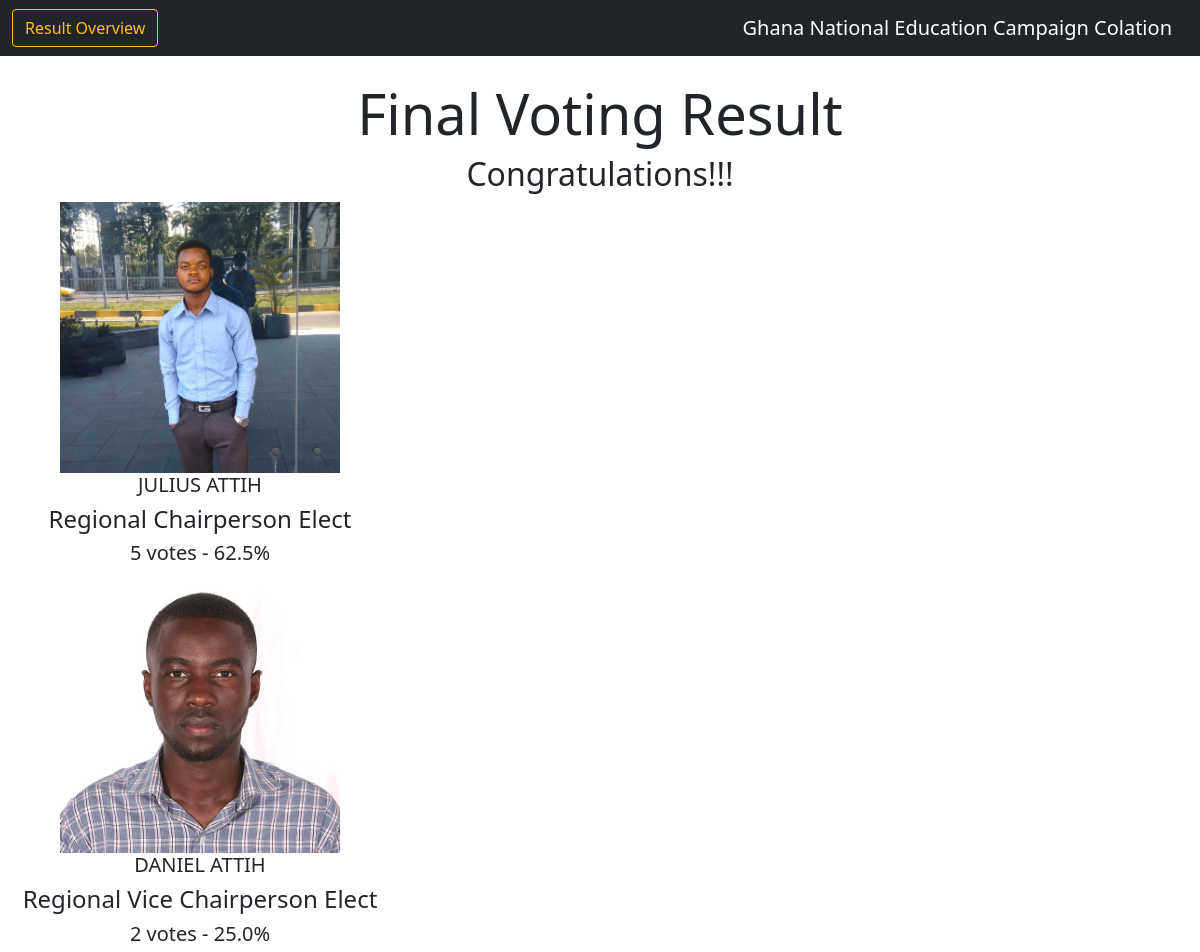
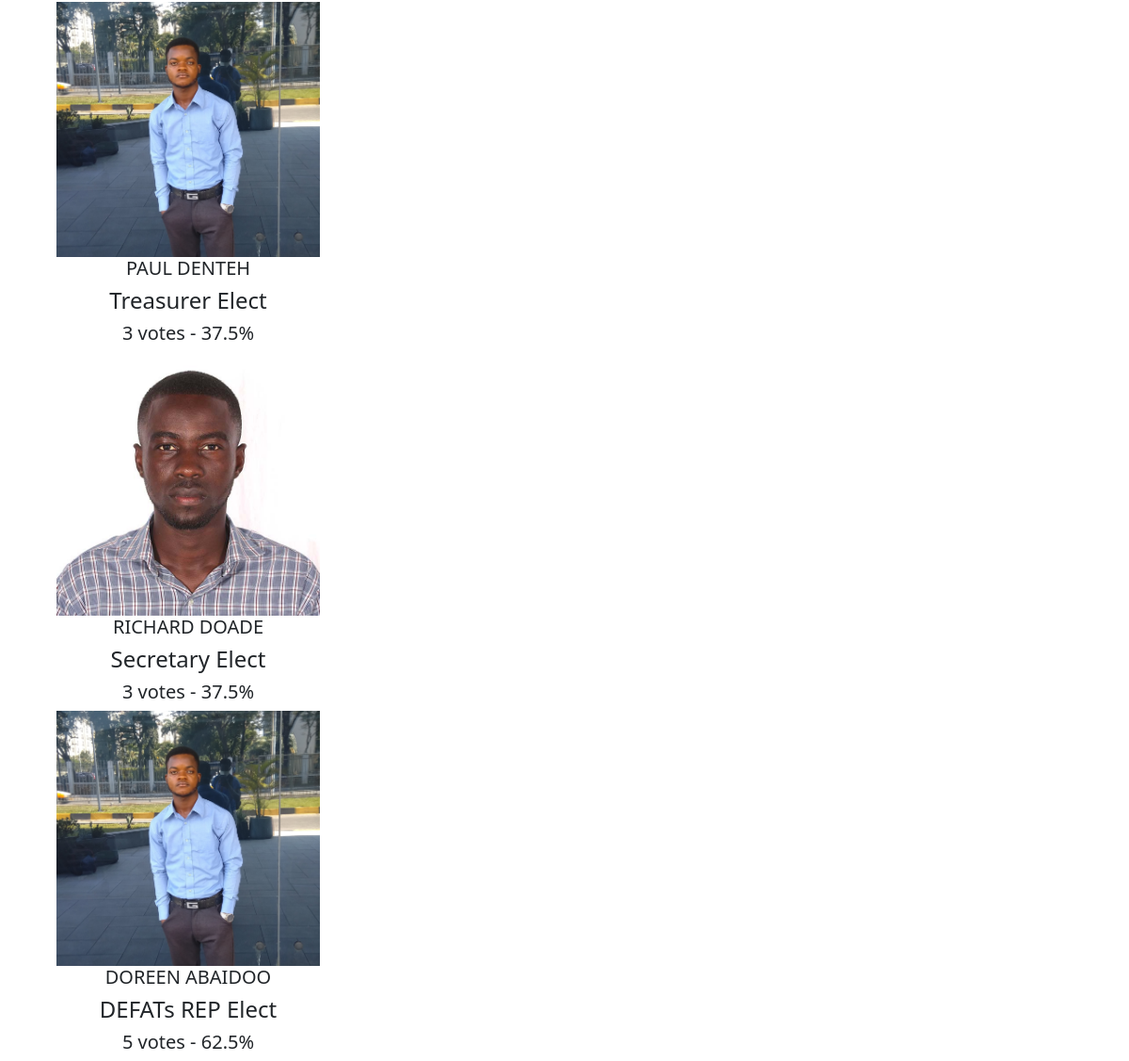
The page /voting/result/final/ (signed in) on the database its author committed (2 pictures, top to bottom).
### vote/models.py (models this page shows, shortened)
class Position(models.Model):
    name = models.CharField(max_length=150)
    created_at = models.DateTimeField(auto_now_add=True)
    def __str__(self):
        return self.name

class User(AbstractUser):
    position = models.ForeignKey(Position, null=True, on_delete=models.CASCADE)
    image = models.ImageField(upload_to='profiles', null=True, blank=True)
    created_at = models.DateTimeField(auto_now_add=True)
    updated_at = models.DateTimeField(auto_now=True)

### vote/views.py (the view)
# urls.py: path('voting/result/final/', views.final_result, name='final'),
@login_required(login_url='login')
def final_result(request):
    total_voters = len(User.objects.all().exclude(is_superuser=True))
    qrt = User.objects.exclude(position_id=None).order_by('position')  # get contestant
    p1, p2, p3, p4, p5, final = [], [], [], [], [], []  # holds contestant votes for each position
    if len(Vote.objects.all()) == 0:
        empty = True
        return render(request, "final_result.html", {'empty': empty})
    for i in qrt:
        total = Vote.objects.filter(contestant=i.pk, position_id=i.position.pk)
        i.username = len(total)  # user total votes
        if i.position.pk == 1:
            i.updated_at = str((len(total) / total_voters) * 100)[:5] + '%'
            dict = {k: getattr(i, k) for k in
                    ['username', 'first_name', 'last_name', 'position', 'image', 'updated_at']}  # json object
            p1.append(dict)
        elif i.position.pk == 2:
            i.updated_at = str((len(total) / total_voters) * 100)[:5] + '%'
            dict = {k: getattr(i, k) for k in
                    ['username', 'first_name', 'last_name', 'position', 'image', 'updated_at']}
            p2.append(dict)
        elif i.position.pk == 3:
            i.updated_at = str((len(total) / total_voters) * 100)[:5] + '%'
            dict = {k: getattr(i, k) for k in
                    ['username', 'first_name', 'last_name', 'position', 'image', 'updated_at']}
            p3.append(dict)
        elif i.position.pk == 4:
            i.updated_at = str((len(total) / total_voters) * 100)[:5] + '%'
            dict = {k: getattr(i, k) for k in
                    ['username', 'first_name', 'last_name', 'position', 'image', 'updated_at']}
            p4.append(dict)
        else:
            i.updated_at = str((len(total) / total_voters) * 100)[:5] + '%'
            dict = {k: getattr(i, k) for k in
                    ['username', 'first_name', 'last_name', 'position', 'image', 'updated_at']}
            p5.append(dict)
    all = [p1, p2, p3, p4, p5]  # get contestants with highest votes
    for x in all:
        event = max(x, key=lambda ev: ev['username'])
        final.append(event)
    data = {'votes': final, 'empty': False}
    return render(request, "final_result.html", data)

### vote/templates/final_result.html (shortened to what this page needs)
<!DOCTYPE html>
<html lang="en">
<head>
</head>
<body>
</body>
</html><!Doctype html>
<html lang="en">
  <head>
<link href="https://cdn.jsdelivr.net/npm/bootstrap@5.0.0/dist/css/bootstrap.min.css" rel="stylesheet">
</head>
<body>
    <nav class="navbar navbar-expand-md navbar-dark bg-dark mb-4">
      <div class="container-fluid" >
          <a class="btn btn-outline-warning my-2 my-sm-0" href="{% url 'overview' %}">Result Overview</a>
          <a  class="navbar-brand" href="{% url 'home' %}">Ghana National  Education Campaign Colation</a>
      </div>
    </nav>
    <div class="jumbotron jumbotron-fluid">
      <div class="container">
        <h1 class="display-4" style="text-align: center">Final Voting Result</h1>
        <h2 style="text-align: center">Congratulations!!!</h2>
      </div>
   </div>
<div class="col">
    {% for p in votes %}
        <div class="col-md-4">
            <div class="profile-img">
                <img src="{{ p.image.url}}" alt="connect">
                <h5>{{ p.first_name }} {{ p.last_name }}</h5>
                <h4>{{ p.position }} Elect</h4>
                <h5>{{ p.username}} votes - {{ p.updated_at }}</h5>
       </div>
    </div>
    {% endfor %}
</div>
 </body>
</html>

### vote/templates/final_result.html (style rules this page uses)
.navbar-brand { padding-left: 400px; }
.profile-img { text-align: center; }
.profile-img img { width: 70%; height: 100%; }

### rows shown on the page
Position: first_name "JULIUS", last_name "ATTIH", position "Regional Chairperson", username "5", updated_at "62.5%"
Position: first_name "DANIEL", last_name "ATTIH", position "Regional Vice Chairperson", username "2", updated_at "25.0%"
Position: first_name "PAUL", last_name "DENTEH", position "Treasurer", username "3", updated_at "37.5%"
Position: first_name "RICHARD", last_name "DOADE", position "Secretary", username "3", updated_at "37.5%"
Position: first_name "DOREEN", last_name "ABAIDOO", position "DEFATs REP", username "5", updated_at "62.5%"
